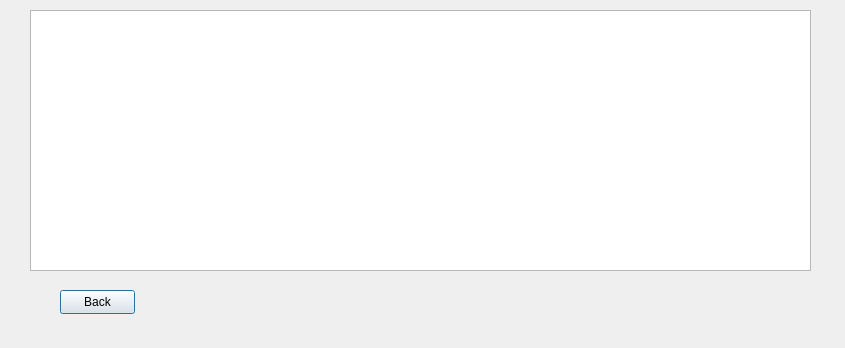
<?xml version="1.0" encoding="UTF-8"?>
<ui version="4.0">
 <class>ShowCar</class>
 <widget class="QDialog" name="ShowCar">
  <property name="geometry">
   <rect>
    <x>0</x>
    <y>0</y>
    <width>845</width>
    <height>348</height>
   </rect>
  </property>
  <property name="windowTitle">
   <string>Dialog</string>
  </property>
  <widget class="QPushButton" name="BackCar_PB">
   <property name="geometry">
    <rect>
     <x>60</x>
     <y>290</y>
     <width>75</width>
     <height>24</height>
    </rect>
   </property>
   <property name="text">
    <string>Back</string>
   </property>
  </widget>
  <widget class="QTableView" name="CarTV">
   <property name="geometry">
    <rect>
     <x>30</x>
     <y>10</y>
     <width>781</width>
     <height>261</height>
    </rect>
   </property>
  </widget>
 </widget>
 <resources/>
 <connections/>
</ui>
